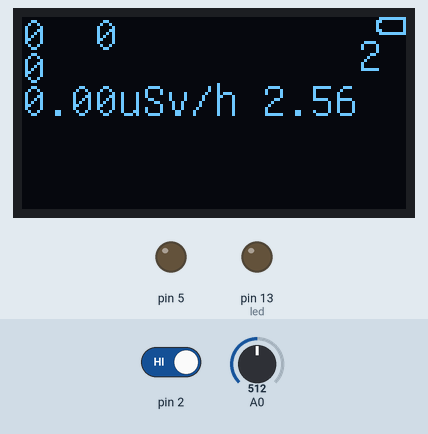
The sketch below on a simulated Arduino Uno, built with avr-gcc and run on an emulated ATmega328P. Parts: 128×64 one-colour display, output pins drawn as LEDs (lit = HIGH). Inputs (shaded band) come from the test bench; at power-on: A0 = 512, pin 2 HIGH. What the sketch prints to the serial monitor is not drawn.

Above: at 1.8 s.
1.9 s: A0 set to 716
At 2.8 s:
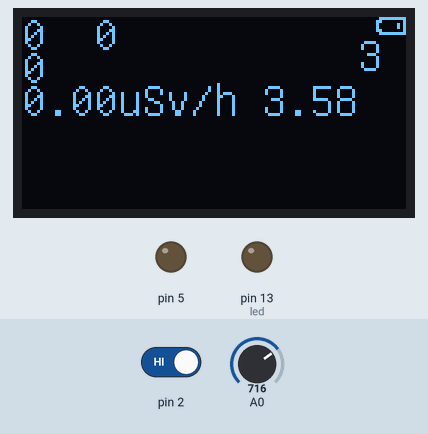
4.7 s: pin 2 driven LOW
At 6.0 s:
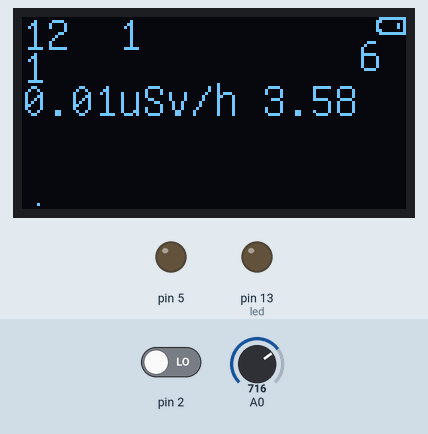
7.7 s: A0 set to 900
At 9.0 s:
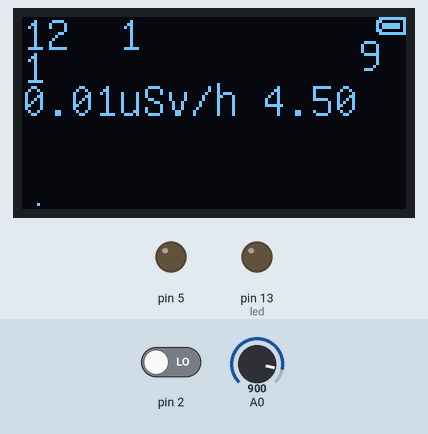
10.7 s: A0 set to 1023
At 11.9 s:
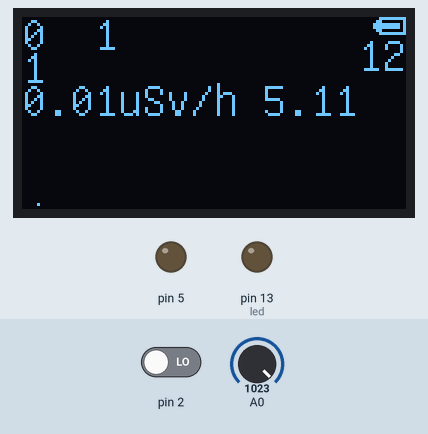
Timing chart, 0 to 13.7 s (numbered marks = the images above; inputs shaded):
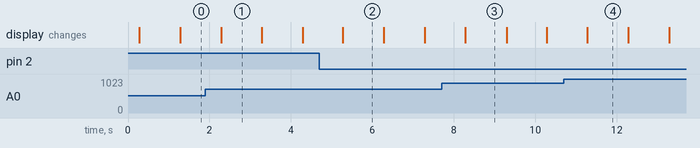

The sketch:

geiger_arduino.ino
```cpp
// Bengt R 2014
// geiger pulse input on pin2
// speaker output pulse on pin 11
// LCD shield for display


#include <Wire.h>
//#include <LiquidCrystal.h>
#include "U8glib.h"

U8GLIB_SSD1306_128X64 u8g(12, 11, 10, 9, 3);	// SW SPI Com: SCK = 13, MOSI = 11, CS = 10, A0 = 9
//U8GLIB_SSD1306_128X64 u8g(10, 9);		// HW SPI Com: CS = 10, A0 = 9 (Hardware Pins are  SCK = 13 and MOSI = 11)
//U8GLIB_SSD1306_128X64 u8g(U8G_I2C_OPT_NONE);	// I2C / TWI

//LiquidCrystal lcd( 8, 9, 4, 5, 6, 7 );

int led = 13;
long count = 0;
long count2 = 0;
long count3 = 0;
long time = 0;
int atime = 0;
int atime5 = 0;
int btime = 0;
long avgArray[61];
long avgArray5[6];
float sivert;
long total5;
long total60;
long avgArray60[61];
int battery;

// micro sign
byte newChar8[8] = {
  B00000,
  B00000,
  B00000,
  B10010,
  B10010,
  B10010,
  B11100,
  B10000
};


// the setup routine runs once when you press reset:
void setup() {
  //lcd.createChar(8, newChar8);
  //lcd.begin(16, 2);
  //lcd.print("startup");
  Serial.begin(9600);
  // initialize the digital pin as an output.
  pinMode(led, OUTPUT);
  pinMode(5, OUTPUT);
  //pinMode(4, OUTPUT);
  pinMode(2, INPUT);
  digitalWrite(2, LOW);
  //digitalWrite(4, HIGH);
  attachInterrupt(0, countPulse, FALLING); // o är pin 2
  // assign default color value
  if ( u8g.getMode() == U8G_MODE_R3G3B2 ) {
    u8g.setColorIndex(255);     // white
  }
  else if ( u8g.getMode() == U8G_MODE_GRAY2BIT ) {
    u8g.setColorIndex(3);         // max intensity
  }
  else if ( u8g.getMode() == U8G_MODE_BW ) {
    u8g.setColorIndex(1);         // pixel on
  }
  else if ( u8g.getMode() == U8G_MODE_HICOLOR ) {
    u8g.setHiColorByRGB(255,255,255);
  }
}

// the loop routine runs over and over again forever:
void loop() {
  if (count>count2) {
    count2 = count;
    klick();
  }
  long test = millis();
  test;
  // picture loop


  if (time < test) { // test one second delay

    time = test+1000; // set one second delay
    long res = count - count3;
    avgArray[atime] = res;
    avgArray5[atime5] = res;
    atime++;
    if (atime>59) {
      atime=0;
      avgArray60[btime] = total60;
      btime++;
      if (btime>59) {
        btime=0;
      }
    }
    atime5++;
    if (atime5>4) {
      atime5=0;
    }
    int total = 0;
    for (int i=0;i<60;i++) {
      total = total+avgArray[i];

    }
    total60 = total;
    total5 = 0; // clear total5 before calculation
    for (int i=0;i<5;i++) { // estimated CPM from a 5s time frame
      total5 = total5+avgArray5[i];
      Serial.println(avgArray5[i]);

    }
    total5 = total5*(long)12;
    sivert = total * 0.0057;
    count3 = count;

    battery = analogRead(A0);
  Serial.print("count: ");
  Serial.print(count);
  Serial.print(" count/s: ");
  Serial.print(res);
  Serial.print(" count/m: ");
  Serial.println(total);
    //lcd.clear();
    //lcd.setCursor( 0, 0 );
    //lcd.print( total5 );
    //lcd.setCursor( 7, 0 );
    //lcd.print( count );

    //lcd.setCursor( 14, 0 );
    //lcd.print( atime );

    //lcd.setCursor( 0, 1 );
    //lcd.print( total );

    //lcd.setCursor( 7, 1 );
    //lcd.print( sivert );
    //lcd.setCursor( 11, 1 );
    //lcd.write(8); // µ
    //lcd.print( "Sv/h" );
    u8g.firstPage();
    do {
      draw();
    } while( u8g.nextPage() );
  }
}
void klick() {
  digitalWrite(led, HIGH);
  digitalWrite(5, HIGH);  // turn the LED on (HIGH is the voltage level)
  delayMicroseconds(50);
  digitalWrite(led, LOW);
  digitalWrite(5, LOW);  // turn the LED off by making the voltage LOW

}

void countPulse() {
  count++;
}
```

oled.ino
```cpp
void draw(void) {
  // graphic commands to redraw the complete screen should be placed here
  u8g.setFont(u8g_font_unifont);
  //u8g.setFont(u8g_font_osb21);
  //u8g.drawBox(100,12,28,30);


  //u8g.drawStr( 0, 62, "Banan!");

  drawBattery(5);
  drawText();
  drawHistory();
  u8g.setColorIndex(1);
}

void drawText() {
  int th = 11; // text height 10+1
  //lcd.clear();
    //lcd.setCursor( 0, 0 );
    //lcd.print( total5 );
  u8g.setPrintPos(0, th);
  u8g.print(total5);
    //lcd.setCursor( 7, 0 );
    //lcd.print( count );
  u8g.print("  ");
  u8g.print(count);

    //lcd.setCursor( 14, 0 );
    //lcd.print( atime );
  u8g.setPrintPos(112, th+7);
  u8g.print(atime);

    //lcd.setCursor( 0, 1 );
    //lcd.print( total );
  u8g.setPrintPos(0, th*2);
  u8g.print(total60);

  u8g.print("  ");
  u8g.setPrintPos(0, th*3);
  u8g.print(sivert);
  u8g.print("uSv/h ");
  float bat = battery * 0.005;
  u8g.print(bat);
    //lcd.setCursor( 7, 1 );
    //lcd.print( sivert );
    //lcd.setCursor( 11, 1 );
    //lcd.write(8); // µ
    //lcd.print( "Sv/h" );
}

void drawBattery(int value) {

  int x = 118;
  int y = 0;
  int level = (battery - 655) / 38; // 778 is 3.55v, 3v is around 657 max of 4.2 is 920
                       // Max integer for battery is 7

  if (level < 0) {
    // Battery to low
    level = 0;
  }
  u8g.drawBox(x+1,y+0,9,1);
  u8g.drawBox(x+8-level,y+2,level,2); // level meter
  u8g.drawBox(x+1,y+5,9,1);
  u8g.drawBox(x+9,y+0,1,5);
  u8g.drawBox(x+0,y+1,1,4);
  u8g.drawPixel(x+1,y+1);
  u8g.drawPixel(x+1,y+4);
}

void drawHistory() {

  for (int i=0;i<60;i++) {
    int temp = avgArray[i];
    if (temp>20) {
      temp=20;
    }
    u8g.drawVLine(i,63-temp,temp);
  }

    for (int i=0;i<60;i++) {
    int temp = (avgArray60[i] -43) / 2;
    if (temp>40) {
      temp=40;
    }
    if (temp < 0) {
      temp = 0;
    }

    u8g.drawVLine(68+i,63-temp,temp);
  }
}
```

Measured:
- what the display in image 1 shows lasts 1.0 s, from 2.3 s to 3.3 s
